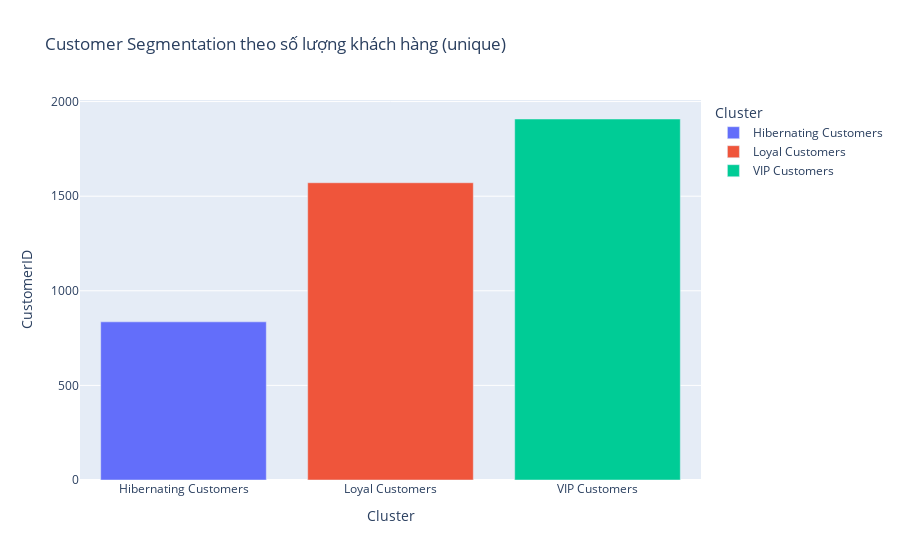

The notebook cell saved with this chart:
### Code cell
id_by_cluster = cleaned_data.groupby('Cluster').agg({'CustomerID': 'nunique'}).reset_index()
id_by_cluster
# Plot the segments
fig = px.bar(id_by_cluster, x='Cluster', y='CustomerID', color='Cluster', labels='CustomerID', 
             title='Customer Segmentation theo số lượng khách hàng (unique)')
fig.show()

### Figure 1 — Plotly figure (JSON) as saved in the notebook; plotly's stock layout.template omitted (floating-point values rounded to 4 significant figures)
{"data": [{"alignmentgroup": "True", "hovertemplate": "Cluster=%{x}<br>CustomerID=%{y}<extra></extra>", "legendgroup": "Hibernating Customers", "marker": {"color": "#636efa", "pattern": {"shape": ""}}, "name": "Hibernating Customers", "offsetgroup": "Hibernating Customers", "orientation": "v", "showlegend": true, "textposition": "auto", "type": "bar", "x": ["Hibernating Customers"], "xaxis": "x", "y": [836], "yaxis": "y"}, {"alignmentgroup": "True", "hovertemplate": "Cluster=%{x}<br>CustomerID=%{y}<extra></extra>", "legendgroup": "Loyal Customers", "marker": {"color": "#EF553B", "pattern": {"shape": ""}}, "name": "Loyal Customers", "offsetgroup": "Loyal Customers", "orientation": "v", "showlegend": true, "textposition": "auto", "type": "bar", "x": ["Loyal Customers"], "xaxis": "x", "y": [1571], "yaxis": "y"}, {"alignmentgroup": "True", "hovertemplate": "Cluster=%{x}<br>CustomerID=%{y}<extra></extra>", "legendgroup": "VIP Customers", "marker": {"color": "#00cc96", "pattern": {"shape": ""}}, "name": "VIP Customers", "offsetgroup": "VIP Customers", "orientation": "v", "showlegend": true, "textposition": "auto", "type": "bar", "x": ["VIP Customers"], "xaxis": "x", "y": [1908], "yaxis": "y"}], "layout": {"barmode": "relative", "legend": {"title": {"text": "Cluster"}, "tracegroupgap": 0}, "title": {"text": "Customer Segmentation theo số lượng khách hàng (unique)"}, "xaxis": {"anchor": "y", "categoryarray": ["Hibernating Customers", "Loyal Customers", "VIP Customers"], "categoryorder": "array", "domain": [0, 1], "title": {"text": "Cluster"}}, "yaxis": {"anchor": "x", "domain": [0, 1], "title": {"text": "CustomerID"}}}}
